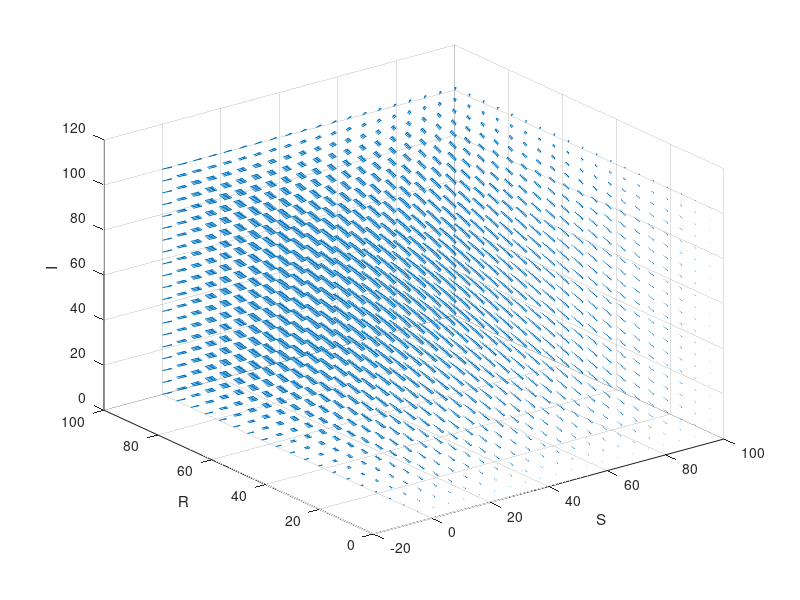

This chart was generated by the following MATLAB code:
clear all;
close all;
clc;

beta = 0.5;
lamda = 0.1;
delta = 0.02;
N = 1000;

t = linspace(0, 100, 1001);
v0 = [990;10;0;0];

u = @(s,i,r) -beta.* s.* i.* 1/N;
v = @(s,i,r) beta.* s.* i.* 1/N - lamda.* i - delta.* i;
w = @(s,i,r) lamda.* i;

x = linspace(0,100,20);
y = linspace(0,100,20);
z = linspace(0,100,20);

[x y z] = meshgrid(x,y,z);

U = u(x,y,z);
V = v(x,y,z);
W = w(x,y,z);

quiver3(x,y,z,U,V,W);
xlabel('S');
ylabel('R')
zlabel('I')
grid on;
